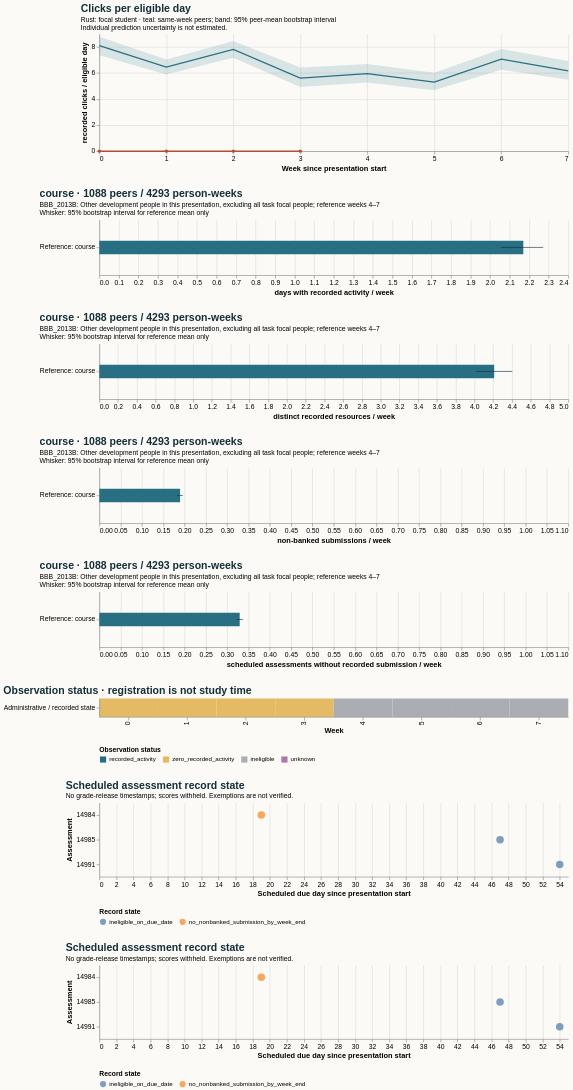

Express this chart as Vega-Lite.
### Vega-Lite specification from a JSON file in a GitHub repository (floating-point values rounded to 4 significant figures)
{"$schema": "https://vega.github.io/schema/vega-lite/v5.20.1.json", "config": {"axis": {"labelFontSize": 11, "titleFontSize": 12}, "background": "#fbfaf7", "font": "sans-serif", "title": {"anchor": "start", "color": "#142e38", "fontSize": 17, "subtitleFontSize": 11}, "view": {"continuousHeight": 300, "continuousWidth": 300, "stroke": null}}, "datasets": {"data-26e3f2cbe7a78be37c74357f1ad8a0ac": [{"hi": null, "lo": null, "series": "Focal: weeks 4–7", "value": null}, {"hi": 4.403, "lo": 4.013, "series": "Reference: course", "value": 4.21}], "data-4a307a2fc963c3a6614d7f06aa65d841": [{"hi": null, "lo": null, "series": "Focal: weeks 4–7", "value": null}, {"hi": 0.196, "lo": 0.1826, "series": "Reference: course", "value": 0.1894}], "data-7cc506f7d6f51bebca7be1b695729ccc": [{"hi": null, "lo": null, "series": "Focal: weeks 4–7", "value": null}, {"hi": 2.271, "lo": 2.054, "series": "Reference: course", "value": 2.17}], "data-8cb647addeba0d053e5f3fbcbcd644f6": [{"eligible_days": 7.0, "end_day": 6, "logging_completeness": "unknown", "observation_status": "zero_recorded_activity", "row": "Administrative / recorded state", "score_status": "withheld_release_time_unknown", "start_day": 0, "value": 0.0, "week": 0}, {"eligible_days": 7.0, "end_day": 13, "logging_completeness": "unknown", "observation_status": "zero_recorded_activity", "row": "Administrative / recorded state", "score_status": "withheld_release_time_unknown", "start_day": 7, "value": 0.0, "week": 1}, {"eligible_days": 7.0, "end_day": 20, "logging_completeness": "unknown", "observation_status": "zero_recorded_activity", "row": "Administrative / recorded state", "score_status": "withheld_release_time_unknown", "start_day": 14, "value": 0.0, "week": 2}, {"eligible_days": 6.0, "end_day": 27, "logging_completeness": "unknown", "observation_status": "zero_recorded_activity", "row": "Administrative / recorded state", "score_status": "withheld_release_time_unknown", "start_day": 21, "value": 0.0, "week": 3}, {"eligible_days": 0.0, "end_day": 34, "logging_completeness": "unknown", "observation_status": "ineligible", "row": "Administrative / recorded state", "score_status": "withheld_release_time_unknown", "start_day": 28, "value": null, "week": 4}, {"eligible_days": 0.0, "end_day": 41, "logging_completeness": "unknown", "observation_status": "ineligible", "row": "Administrative / recorded state", "score_status": "withheld_release_time_unknown", "start_day": 35, "value": null, "week": 5}, {"eligible_days": 0.0, "end_day": 48, "logging_completeness": "unknown", "observation_status": "ineligible", "row": "Administrative / recorded state", "score_status": "withheld_release_time_unknown", "start_day": 42, "value": null, "week": 6}, {"eligible_days": 0.0, "end_day": 55, "logging_completeness": "unknown", "observation_status": "ineligible", "row": "Administrative / recorded state", "score_status": "withheld_release_time_unknown", "start_day": 49, "value": null, "week": 7}], "data-8d98f84b09b14f4e9603215ffb90b5cd": [{"as_of_day": 20, "assessment_id": 14984, "course": "BBB_2013B", "due_day": 19, "person_id": 555995, "score_status": "withheld_release_time_unknown", "state": "no_nonbanked_submission_by_week_end", "week": 2}, {"as_of_day": 48, "assessment_id": 14985, "course": "BBB_2013B", "due_day": 47, "person_id": 555995, "score_status": "withheld_release_time_unknown", "state": "ineligible_on_due_date", "week": 6}, {"as_of_day": 55, "assessment_id": 14991, "course": "BBB_2013B", "due_day": 54, "person_id": 555995, "score_status": "withheld_release_time_unknown", "state": "ineligible_on_due_date", "week": 7}], "data-b1d835f93ad340b8b1b47b5028e08651": [{"end_day": 6, "focal_value": 0.0, "peer_ci_high": 8.783, "peer_ci_low": 7.362, "peer_mean": 8.1, "peer_observations": 1159, "peer_people": 1159, "reference": "course", "unit": "recorded clicks / eligible day", "week": 0}, {"end_day": 13, "focal_value": 0.0, "peer_ci_high": 7.035, "peer_ci_low": 5.882, "peer_mean": 6.456, "peer_observations": 1151, "peer_people": 1151, "reference": "course", "unit": "recorded clicks / eligible day", "week": 1}, {"end_day": 20, "focal_value": 0.0, "peer_ci_high": 8.457, "peer_ci_low": 7.174, "peer_mean": 7.819, "peer_observations": 1133, "peer_people": 1133, "reference": "course", "unit": "recorded clicks / eligible day", "week": 2}, {"end_day": 27, "focal_value": 0.0, "peer_ci_high": 6.42, "peer_ci_low": 4.931, "peer_mean": 5.608, "peer_observations": 1125, "peer_people": 1125, "reference": "course", "unit": "recorded clicks / eligible day", "week": 3}, {"end_day": 34, "focal_value": null, "peer_ci_high": 6.692, "peer_ci_low": 5.266, "peer_mean": 5.954, "peer_observations": 1088, "peer_people": 1088, "reference": "course", "unit": "recorded clicks / eligible day", "week": 4}, {"end_day": 41, "focal_value": null, "peer_ci_high": 6.027, "peer_ci_low": 4.677, "peer_mean": 5.31, "peer_observations": 1081, "peer_people": 1081, "reference": "course", "unit": "recorded clicks / eligible day", "week": 5}, {"end_day": 48, "focal_value": null, "peer_ci_high": 7.852, "peer_ci_low": 6.259, "peer_mean": 7.065, "peer_observations": 1070, "peer_people": 1070, "reference": "course", "unit": "recorded clicks / eligible day", "week": 6}, {"end_day": 55, "focal_value": null, "peer_ci_high": 6.929, "peer_ci_low": 5.476, "peer_mean": 6.16, "peer_observations": 1054, "peer_people": 1054, "reference": "course", "unit": "recorded clicks / eligible day", "week": 7}], "data-b39fda953b31d1fd75087aa6a2c8a475": [{"hi": null, "lo": null, "series": "Focal: weeks 4–7", "value": null}, {"hi": 0.3369, "lo": 0.3221, "series": "Reference: course", "value": 0.3293}]}, "resolve": {"scale": {"color": "independent"}}, "spacing": 28, "vconcat": [{"data": {"name": "data-b1d835f93ad340b8b1b47b5028e08651"}, "height": 190, "layer": [{"encoding": {"x": {"axis": {"tickMinStep": 1}, "field": "week", "title": "Week since presentation start", "type": "quantitative"}, "y": {"field": "peer_ci_low", "scale": {"zero": true}, "title": "recorded clicks / eligible day", "type": "quantitative"}, "y2": {"field": "peer_ci_high"}}, "mark": {"color": "#286f83", "opacity": 0.16, "type": "area"}}, {"encoding": {"tooltip": [{"field": "week", "type": "quantitative"}, {"field": "peer_mean", "type": "quantitative"}, {"field": "peer_people", "type": "quantitative"}, {"field": "peer_observations", "type": "quantitative"}], "x": {"field": "week", "type": "quantitative"}, "y": {"field": "peer_mean", "type": "quantitative"}}, "mark": {"color": "#286f83", "strokeWidth": 2, "type": "line"}}, {"encoding": {"tooltip": [{"field": "week", "type": "quantitative"}, {"field": "focal_value", "type": "quantitative"}], "x": {"field": "week", "type": "quantitative"}, "y": {"field": "focal_value", "type": "quantitative"}}, "mark": {"color": "#b64c35", "point": {"color": "#b64c35"}, "strokeWidth": 2.5, "type": "line"}}], "title": {"subtitle": ["Rust: focal student · teal: same-week peers; band: 95% peer-mean bootstrap interval", "Individual prediction uncertainty is not estimated."], "text": "Clicks per eligible day"}, "width": 760}, {"data": {"name": "data-7cc506f7d6f51bebca7be1b695729ccc"}, "height": 90, "layer": [{"encoding": {"x": {"field": "value", "scale": {"domain": [0, 2.385], "zero": true}, "title": "days with recorded activity / week", "type": "quantitative"}, "y": {"field": "series", "sort": null, "title": null, "type": "nominal"}}, "mark": {"color": "#286f83", "size": 22, "type": "bar"}}, {"encoding": {"x": {"field": "lo", "type": "quantitative"}, "x2": {"field": "hi"}, "y": {"field": "series", "sort": null, "title": null, "type": "nominal"}}, "mark": {"color": "#142e38", "type": "rule"}}], "title": {"subtitle": ["BBB_2013B: Other development people in this presentation, excluding all task focal people; reference weeks 4–7", "Whisker: 95% bootstrap interval for reference mean only"], "text": "course · 1088 peers / 4293 person-weeks"}, "width": 760}, {"data": {"name": "data-26e3f2cbe7a78be37c74357f1ad8a0ac"}, "height": 90, "layer": [{"encoding": {"x": {"field": "value", "scale": {"domain": [0, 4.623], "zero": true}, "title": "distinct recorded resources / week", "type": "quantitative"}, "y": {"field": "series", "sort": null, "title": null, "type": "nominal"}}, "mark": {"color": "#286f83", "size": 22, "type": "bar"}}, {"encoding": {"x": {"field": "lo", "type": "quantitative"}, "x2": {"field": "hi"}, "y": {"field": "series", "sort": null, "title": null, "type": "nominal"}}, "mark": {"color": "#142e38", "type": "rule"}}], "title": {"subtitle": ["BBB_2013B: Other development people in this presentation, excluding all task focal people; reference weeks 4–7", "Whisker: 95% bootstrap interval for reference mean only"], "text": "course · 1088 peers / 4293 person-weeks"}, "width": 760}, {"data": {"name": "data-4a307a2fc963c3a6614d7f06aa65d841"}, "height": 90, "layer": [{"encoding": {"x": {"field": "value", "scale": {"domain": [0, 1.05], "zero": true}, "title": "non-banked submissions / week", "type": "quantitative"}, "y": {"field": "series", "sort": null, "title": null, "type": "nominal"}}, "mark": {"color": "#286f83", "size": 22, "type": "bar"}}, {"encoding": {"x": {"field": "lo", "type": "quantitative"}, "x2": {"field": "hi"}, "y": {"field": "series", "sort": null, "title": null, "type": "nominal"}}, "mark": {"color": "#142e38", "type": "rule"}}], "title": {"subtitle": ["BBB_2013B: Other development people in this presentation, excluding all task focal people; reference weeks 4–7", "Whisker: 95% bootstrap interval for reference mean only"], "text": "course · 1088 peers / 4293 person-weeks"}, "width": 760}, {"data": {"name": "data-b39fda953b31d1fd75087aa6a2c8a475"}, "height": 90, "layer": [{"encoding": {"x": {"field": "value", "scale": {"domain": [0, 1.05], "zero": true}, "title": "scheduled assessments without recorded submission / week", "type": "quantitative"}, "y": {"field": "series", "sort": null, "title": null, "type": "nominal"}}, "mark": {"color": "#286f83", "size": 22, "type": "bar"}}, {"encoding": {"x": {"field": "lo", "type": "quantitative"}, "x2": {"field": "hi"}, "y": {"field": "series", "sort": null, "title": null, "type": "nominal"}}, "mark": {"color": "#142e38", "type": "rule"}}], "title": {"subtitle": ["BBB_2013B: Other development people in this presentation, excluding all task focal people; reference weeks 4–7", "Whisker: 95% bootstrap interval for reference mean only"], "text": "course · 1088 peers / 4293 person-weeks"}, "width": 760}, {"data": {"name": "data-8cb647addeba0d053e5f3fbcbcd644f6"}, "encoding": {"color": {"field": "observation_status", "legend": {"labelLimit": 260, "orient": "bottom"}, "scale": {"domain": ["recorded_activity", "zero_recorded_activity", "ineligible", "unknown"], "range": ["#286f83", "#e4bb64", "#aaaeb3", "#ac78a5"]}, "title": "Observation status", "type": "nominal"}, "tooltip": [{"field": "week", "type": "quantitative"}, {"field": "eligible_days", "type": "quantitative"}, {"field": "observation_status", "type": "nominal"}, {"field": "logging_completeness", "type": "nominal"}], "x": {"field": "week", "title": "Week", "type": "ordinal"}, "y": {"field": "row", "title": null, "type": "nominal"}}, "height": 30, "mark": {"type": "rect"}, "title": "Observation status · registration is not study time", "width": 760}, {"data": {"name": "data-8d98f84b09b14f4e9603215ffb90b5cd"}, "encoding": {"color": {"field": "state", "legend": {"labelLimit": 400, "orient": "bottom"}, "title": "Record state", "type": "nominal"}, "tooltip": [{"field": "assessment_id", "type": "quantitative"}, {"field": "due_day", "type": "quantitative"}, {"field": "as_of_day", "type": "quantitative"}, {"field": "state", "type": "nominal"}, {"field": "score_status", "type": "nominal"}], "x": {"field": "due_day", "title": "Scheduled due day since presentation start", "type": "quantitative"}, "y": {"field": "assessment_id", "title": "Assessment", "type": "nominal"}}, "height": 120, "mark": {"filled": true, "size": 150, "type": "point"}, "title": {"subtitle": "No grade-release timestamps; scores withheld. Exemptions are not verified.", "text": "Scheduled assessment record state"}, "width": 760}, {"data": {"name": "data-8d98f84b09b14f4e9603215ffb90b5cd"}, "encoding": {"color": {"field": "state", "legend": {"labelLimit": 400, "orient": "bottom"}, "title": "Record state", "type": "nominal"}, "tooltip": [{"field": "assessment_id", "type": "quantitative"}, {"field": "due_day", "type": "quantitative"}, {"field": "as_of_day", "type": "quantitative"}, {"field": "state", "type": "nominal"}, {"field": "score_status", "type": "nominal"}], "x": {"field": "due_day", "title": "Scheduled due day since presentation start", "type": "quantitative"}, "y": {"field": "assessment_id", "title": "Assessment", "type": "nominal"}}, "height": 120, "mark": {"filled": true, "size": 150, "type": "point"}, "title": {"subtitle": "No grade-release timestamps; scores withheld. Exemptions are not verified.", "text": "Scheduled assessment record state"}, "width": 760}]}
